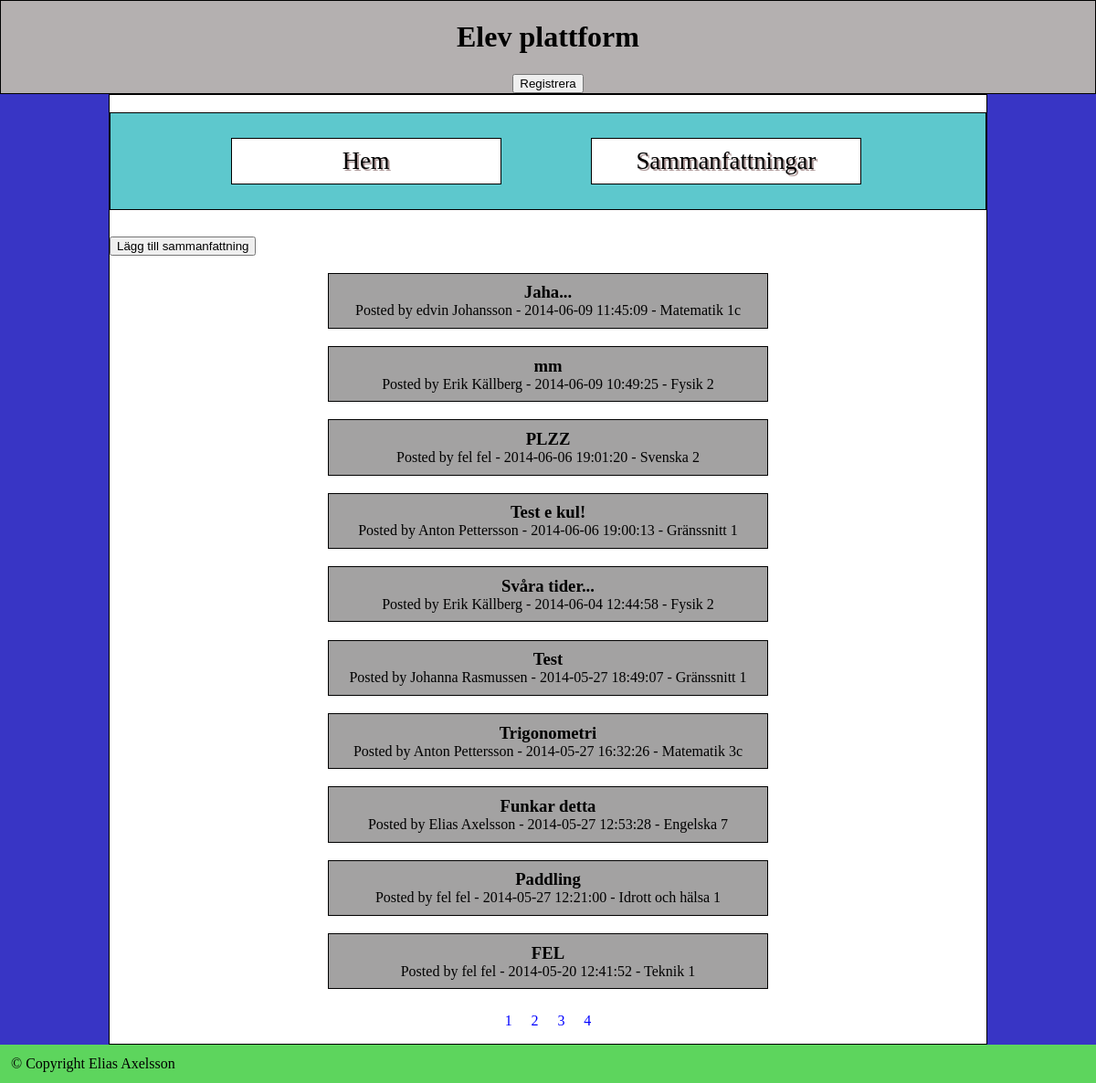
Screenshot of /elevplattform/view_summaries.php?page=1 with the database file from the repository.
### tables this page shows
CREATE TABLE IF NOT EXISTS `summary` (
  `ID` int(11) NOT NULL AUTO_INCREMENT,
  `title` varchar(64) NOT NULL,
  `content` text NOT NULL,
  `date` datetime NOT NULL,
  `course_id` int(11) NOT NULL,
  `user_id` int(11) NOT NULL,
  PRIMARY KEY (`ID`),
  KEY `subject_id` (`course_id`),
  KEY `user_id` (`user_id`)
);

CREATE TABLE IF NOT EXISTS `users` (
  `ID` int(11) NOT NULL AUTO_INCREMENT,
  `firstname` varchar(32) NOT NULL,
  `lastname` varchar(32) NOT NULL,
  PRIMARY KEY (`ID`)
);

CREATE TABLE IF NOT EXISTS `courses` (
  `ID` int(11) NOT NULL AUTO_INCREMENT,
  `name` varchar(32) NOT NULL,
  PRIMARY KEY (`ID`)
);

### elevplattform/view_summaries.php (the view, shortened to what this page needs)
<!DOCTYPE html>
<html>
	<head>
		<link rel="stylesheet" type="text/css" href="style.css" />
	</head>
<body>
	<header>
		<h1>Elev plattform</h1>
		<a href="register.php"><button id="register" type="button">Registrera</button></a>
	</header>
	<div id="style">
		<div id="content">
			<nav id="navigation">
				<ul>
					<a href="index.php"><li class="buttons">Hem</li></a>
					<a href="view_summaries.php?page=1"><li class="buttons">Sammanfattningar</li></a>
				</ul>
			</nav>
			<section>
				<?php
				$host = "localhost";
				$dbname = "elev_plattform";
				$username = "elev_plattform";
				$password = "12345";
				$numberOfSummaries = 0;
				$pageLink = 0;
				$dsn = "mysql:host=$host; dbname=$dbname; charset=utf8mb4";
				$attr = array(PDO::ATTR_DEFAULT_FETCH_MODE => PDO::FETCH_ASSOC);
				$pdo = new PDO($dsn, $username, $password, $attr);
				if($pdo)
				{
					if(!empty($_GET))
					{
						$page = filter_input(INPUT_GET, 'page', FILTER_VALIDATE_INT);
						if(!empty($page))
						{
							$start = 10;
							$count = 10;
							$start *= ($page - 1);
							?>
							<a href="add_summary.php"><button type="button">Lägg till sammanfattning</button></a>
							<div id="summaries">
								<?php
								foreach ($pdo->query("SELECT summary.*, summary.ID AS sum_ID, users.firstname, users.lastname, courses.* FROM summary JOIN users
								ON users.id=summary.user_id JOIN courses ON summary.course_id=courses.id ORDER BY date DESC LIMIT $start, $count") as $row)
								{
									echo "<div class=\"posts\"> <a href=\"view_summaries.php?summary_id={$row['sum_ID']}\"> <div class=\"title\">{$row['title']}</div>
									<div class=\"userAndDate\">Posted by {$row['firstname']} {$row['lastname']} - {$row['date']} - {$row['name']}</div></a></div>";
								}
								?>
							</div>
							<?php
							foreach ($pdo->query("SELECT * FROM summary") as $row)
							{
								$numberOfSummaries ++;
							}
							echo "<div id=\"page_links_style\">";
							for ($i = 0; $i < $numberOfSummaries; $i += $count)
							{
								$pageLink ++;
								echo "<a href=\"view_summaries.php?page=$pageLink\"><p class=\"page_link\">$pageLink</p></a>";
							}
							echo "</div>";
						}
					}
				}
				?>
			</section>
		</div>
	</div>
	<footer>
		<p>&copy Copyright Elias Axelsson</p>
	</footer>
</body>

### elevplattform/style.css (style rules this page uses)
html, body { width: 100%; height: 100%; padding: 0; margin: 0; }
header { border: 1px solid black; background-color: #b4b0b0; text-align: center; }
#register { margin-left: auto; }
#navigation { border: 1px solid black; font-size: 20pt; background-color: #5dc8cd; margin: 2% auto 3% auto; }
.buttons { list-style: none; display: inline-block; border: 1px solid black; background-color: white; width: 30%; padding: 1%; margin-left: 10%; text-align: center; color: black; text-shadow: 2px 2px #af9a9a; }
#content { background-color: white; border: 1px solid black; margin: auto; width: 80%; }
#style { background-color: #3835c5; margin: 0; min-height: 100%; }
footer { background-color: #5dd55d; position: relative; clear:both; }
footer > p { margin: 0; padding: 1%; }
.posts, .postheader { border: solid 1px black; background-color: #a3a2a2; width: 50%; text-align: center; margin: 2% auto 1% auto; }
.posts > a { text-decoration: none; }
.title { font-weight: bold; font-size: 14pt; font-family: Century Gothic; color: black; padding-top: 2%; }
.userAndDate { color: black; padding-bottom: 2%; }
.page_link { text-decoration: none; color: blue; text-align: center; display: inline-block; width: 3%; }
#page_links_style { text-align: center; }

### rows the page displays
summary: title "Jaha...", user.firstname "edvin", user.lastname "Johansson", date "2014-06-09 11:45:09", course.name "Matematik 1c"
summary: title "mm", user.firstname "Erik", user.lastname "Källberg", date "2014-06-09 10:49:25", course.name "Fysik 2"
summary: title "PLZZ", user.firstname "fel", user.lastname "fel", date "2014-06-06 19:01:20", course.name "Svenska 2"
summary: title "Test e kul!", user.firstname "Anton", user.lastname "Pettersson", date "2014-06-06 19:00:13", course.name "Gränssnitt 1"
summary: title "Svåra tider...", user.firstname "Erik", user.lastname "Källberg", date "2014-06-04 12:44:58", course.name "Fysik 2"
summary: title "Test", user.firstname "Johanna", user.lastname "Rasmussen", date "2014-05-27 18:49:07", course.name "Gränssnitt 1"
summary: title "Trigonometri", user.firstname "Anton", user.lastname "Pettersson", date "2014-05-27 16:32:26", course.name "Matematik 3c"
summary: title "Funkar detta", user.firstname "Elias", user.lastname "Axelsson", date "2014-05-27 12:53:28", course.name "Engelska 7"
summary: title "Paddling", user.firstname "fel", user.lastname "fel", date "2014-05-27 12:21:00", course.name "Idrott och hälsa 1"
summary: title "FEL", user.firstname "fel", user.lastname "fel", date "2014-05-20 12:41:52", course.name "Teknik 1"
